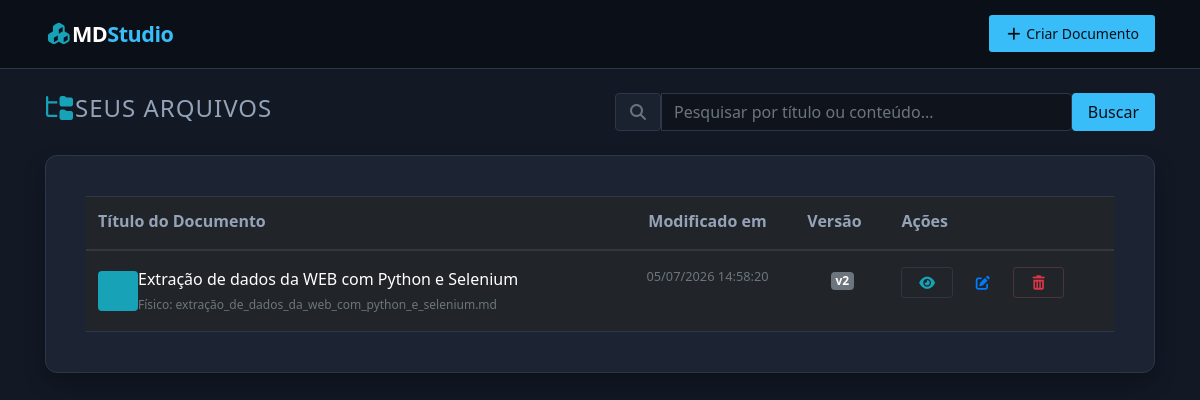
Before: / with the older database file.
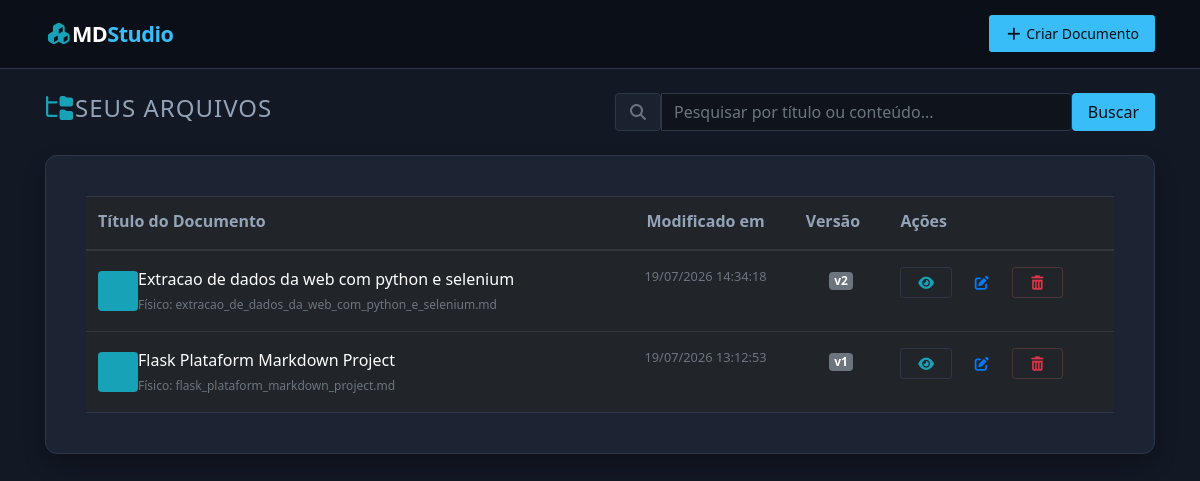
After: the same page with the newer database file.
### tables this page shows
CREATE TABLE documentos_meta (
                    id INTEGER PRIMARY KEY AUTOINCREMENT,
                    arquivo_nome TEXT UNIQUE,
                    titulo_exibicao TEXT,
                    versions_count INTEGER DEFAULT 1,
                    criado_em TEXT,
                    atualizado_em TEXT
                );

### src/rotas.py (the view)
@main_bp.route('/')
def home():
    termo = request.args.get('busca', '')
    documentos = repo.listar_todos(termo) # Retorna dicionários do banco com os títulos customizados
    return render_spa('home.html', documentos=documentos, termo_busca=termo)

### src/__init__.py (called while the page is built)
def create_app():
    base_dir = os.path.dirname(os.path.dirname(os.path.abspath(__file__)))
    app = Flask(__name__,
                template_folder=os.path.join(base_dir, 'templates'),
                static_folder=os.path.join(base_dir, 'static'))
    app.secret_key = "chave_secreta_para_desenvolvimento_local"
    from .rotas import main_bp
    app.register_blueprint(main_bp)
    @app.after_request
    def remove_cache(response):
        response.headers['Cache-Control'] = 'no-store, no-cache, must-revalidate, max-age=0'
        response.headers['Pragma'] = 'no-cache'
        response.headers['Expires'] = '0'
        return response
    return app

### src/repositorio.py (called while the page is built)
    def _get_conexao(self):
        conn = sqlite3.connect(self.db_path)
        conn.row_factory = sqlite3.Row
        return conn

    def listar_todos(self, termo_busca=None):
        query = "SELECT * FROM documentos_meta"
        parametros = []
        if termo_busca:
            termo = f"%{termo_busca.strip()}%"
            query += " WHERE titulo_exibicao LIKE ? OR arquivo_nome LIKE ?"
            parametros = [termo, termo]
        query += " ORDER BY atualizado_em DESC"
        with self._get_conexao() as conn:
            return [dict(row) for row in conn.execute(query, parametros).fetchall()]

### src/rotas.py (called while the page is built)
def render_spa(template_name, **context):
    if request.headers.get('X-HX-Request') or request.headers.get('X-HTMX-Request'):
        context['is_htmx'] = True
    else:
        context['is_htmx'] = False
    return render_template(template_name, **context)

### templates/home.html (shortened to what this page needs)
{% if not is_htmx %}{% extends 'base.html' %}{% endif %}
{% block content %}
<div class="row mb-4 align-items-center">
    <div class="col-md-6">
        <h2 class="fw-bold h4 text-uppercase tracking-wider" style="color: var(--text-muted); letter-spacing: 1px;">
            <i class="fa-solid fa-folder-tree me-2 text-info"></i>Seus Arquivos
        </h2>
    </div>
    <div class="col-md-6">
        <form method="GET" action="{{ url_for('main.home') }}" class="d-flex gap-2">
            <div class="input-group">
                <span class="input-group-text bg-dark border-secondary text-muted" style="background-color: #1a222f !important; border-color: #2e3748 !important;">
                    <i class="fa-solid fa-magnifying-glass"></i>
                </span>
                <input type="text" name="busca" class="form-control bg-dark text-white border-secondary"
                    placeholder="Pesquisar por título ou conteúdo..."
                    value="{{ termo_busca }}"
                    hx-get="{{ url_for('main.home') }}"
                    hx-trigger="keyup changed delay:300ms"
                    hx-target="#main-content"
                    style="background-color: #0f141c !important; border-color: #2e3748 !important; box-shadow: none;">
            </div>
            <button type="submit" class="btn btn-accent px-3">Buscar</button>
        </form>
    </div>
</div>
<div class="card-custom">
    {% if documentos %}
        <div class="table-responsive">
            <table class="table table-dark table-hover align-middle mb-0" style="--bs-table-bg: transparent; --bs-table-hover-bg: #1e293b;">
                <thead>
                    <tr style="border-bottom: 2px solid var(--border-color); color: var(--text-muted);">
                        <th scope="col" class="pb-3 text-start">Título do Documento</th>
                        <th scope="col" class="pb-3 text-center">Modificado em</th>
                        <th scope="col" class="pb-3 class-text-center">Versão</th>
                        <th scope="col" class="pb-3 text-end">Ações</th>
                    </tr>
                </thead>
                <tbody>
                    {% for doc in documentos %}
                        <tr style="border-bottom: 1px solid #2e3748;">
                            <td class="py-3 text-start">
                                <div class="d-flex align-items-center">
                                    <div class="p-2 rounded bg-opacity-10 bg-info text-info me-3" style="width: 40px; height: 40px; display: flex; align-items: center; justify-content: center; background-color: rgba(56, 189, 248, 0.1);">
                                        <i class="fa-brands fa-markdown fs-4"></i>
                                    </div>
                                    <div>
                                        <a href="{{ url_for('main.visualizar', filename=doc.arquivo_nome) }}" class="fs-5 fw-semibold text-white text-decoration-none d-block">
                                            {{ doc.titulo_exibicao }}
                                        </a>
                                        <small class="text-muted" style="font-size:0.75rem;">Físico: {{ doc.arquivo_nome }}</small>
                                    </div>
                                </div>
                            </td>
                            <td class="py-3 text-center text-muted small">{{ doc.atualizado_em }}</td>
                            <td class="py-3 text-center"><span class="badge bg-secondary">v{{ doc.versions_count }}</span></td>
                            <td class="py-3 text-end">
                                <a href="{{ url_for('main.visualizar', filename=doc.arquivo_nome) }}" class="btn btn-outline-info btn-sm me-2 px-3" style="border-color: #2e3748;">
                                    <i class="fa-solid fa-eye"></i>
                                </a>
                                <a href="{{ url_for('main.editar', filename=doc.arquivo_nome) }}" class="btn btn-outline-custom btn-sm me-2 px-3">
                                    <i class="fa-solid fa-pen-to-square"></i>
                                </a>
                                <a href="{{ url_for('main.deletar', filename=doc.arquivo_nome) }}" class="btn btn-outline-danger btn-sm px-3" style="border: 1px solid rgba(248, 113, 113, 0.2);" onclick="return confirm('Tem certeza que deseja deletar este documento e histórico?')">
                                    <i class="fa-solid fa-trash-can"></i>
                                </a>
                            </td>
                        </tr>
                    {% endfor %}
                </tbody>
            </table>
        </div>
    {% endif %}
</div>
{% endblock %}

### templates/base.html (shortened to what this page needs)
{% if not is_htmx %}
<!DOCTYPE html>
<html lang="pt-BR">
<head>
    <link rel="stylesheet" href="{{ url_for('static', filename='css/bootstrap.min.css') }}">
    <link rel="stylesheet" href="{{ url_for('static', filename='css/all.min.css') }}">
    <link rel="stylesheet" href="{{ url_for('static', filename='css/easymde.min.css') }}">
    <link rel="stylesheet" href="{{ url_for('static', filename='css/custom.css') }}">
</head>
<body hx-headers='{"X-HTMX-Request": "true"}'>
    <nav class="navbar navbar-expand-lg navbar-custom mb-4">
        <div class="container">
            <a class="navbar-brand navbar-brand-custom m-0" style="cursor:pointer;"
               hx-get="{{ url_for('main.home') }}" hx-target="#main-content" hx-push-url="true">
                <i class="fa-solid fa-cubes text-info me-2"></i>MD<span>Studio</span>
            </a>
            <div class="d-flex align-items-center gap-2 ms-auto" id="navbar-actions">
                {% block navbar_actions %}
                <a class="btn btn-accent btn-sm px-3 py-2" style="cursor:pointer;"
                   hx-get="{{ url_for('main.criar') }}" hx-target="#main-content" hx-push-url="true">
                    <i class="fa-solid fa-plus me-1"></i> Criar Documento
                </a>
                {% endblock %}
            </div>
        </div>
    </nav>
    <div class="container" id="main-content">
        {% block content %}{% endblock %}
    </div>
</body>
</html>
{% else %}
    <div id="navbar-actions" hx-swap-oob="true">
        {% block htmx_navbar_actions %}{% endblock %}
    </div>
    {% block htmx_content %}{% endblock %}
{% endif %}

### static/css/custom.css (style rules this page uses)
:root { --bg-main: #121824; --bg-card: #1c2333; --bg-nav: #0b0f17; --text-main: #e2e8f0; --text-muted: #94a3b8; --accent: #38bdf8; --accent-hover: #0ea5e9; --border-color: #2e3748; --danger: #f87171; --success: #34d399; }
body { background-color: var(--bg-main); color: var(--text-main); font-family: system-ui, -apple-system, sans-serif; min-height: 100vh; }
.navbar-custom { background-color: var(--bg-nav); border-bottom: 1px solid var(--border-color); padding: 0.8rem 0; }
.navbar-brand-custom { font-weight: 700; letter-spacing: -0.5px; color: #ffffff !important; font-size: 1.35rem; }
.navbar-brand-custom span { color: var(--accent); }
.card-custom { background-color: var(--bg-card); border: 1px solid var(--border-color); border-radius: 12px; box-shadow: 0 10px 25px -5px rgba(0, 0, 0, 0.4); padding: 2.5rem; }
.btn-accent { background-color: var(--accent) !important; color: #0b0f17 !important; border: none !important; }

Changed rows visible on the page:
changed documentos_meta: titulo_exibicao "Extração de dados da WEB com Python e Selenium" → "Extracao de dados da web com python e selenium"; arquivo_nome "extração_de_dados_da_web_com_python_e_selenium.md" → "extracao_de_dados_da_web_com_python_e_selenium.md"; atualizado_em "05/07/2026 14:58:20" → "19/07/2026 14:34:18"
added documentos_meta: titulo_exibicao "Flask Plataform Markdown Project", arquivo_nome "flask_plataform_markdown_project.md", atualizado_em "19/07/2026 13:12:53", versions_count "1"
